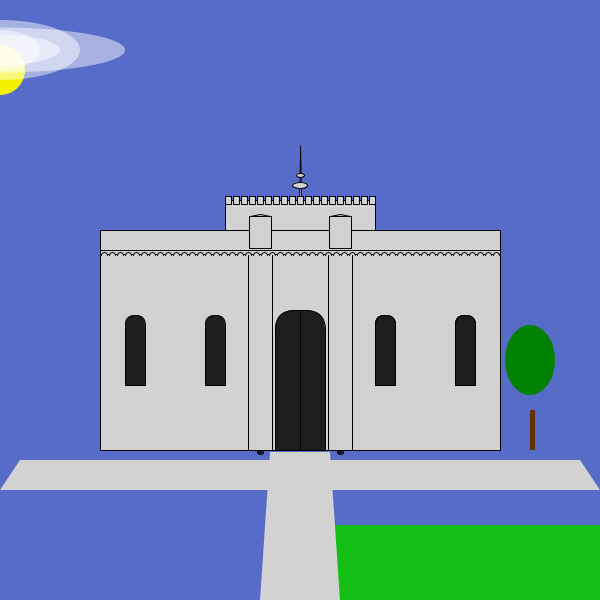
Frame 1 (no input)
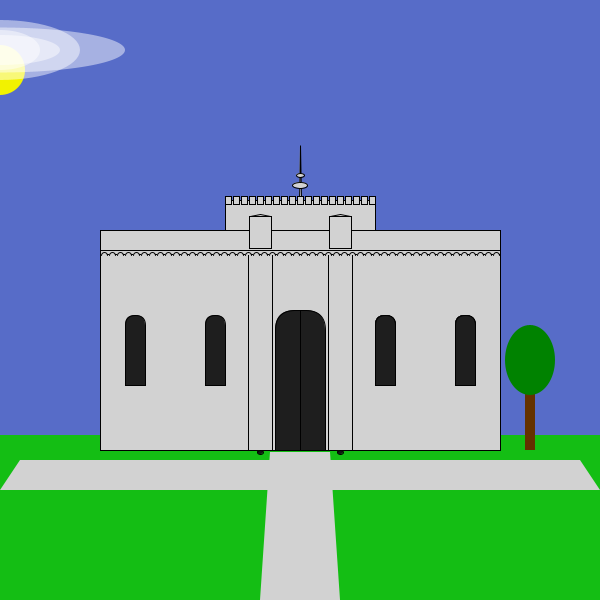
Frame 60 (the mouse pressed at the canvas centre just before this capture)
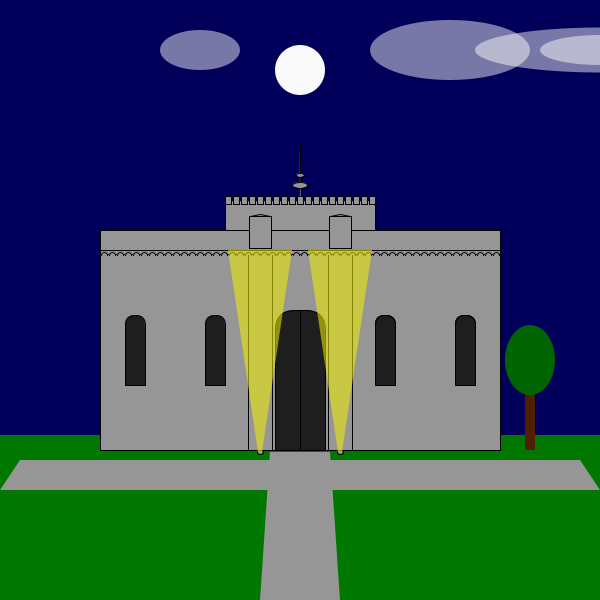
Frame 120 (the mouse held since frame 60 and released just before this capture)

The Processing sketch that drew these frames (run headless with seeded random() and noise(); from frame 60 on, the mouse is pressed at the canvas centre):

// Processing sketch: processing_104301
// ── processing_104301.pde

void setup()
{
  size(600,600);
}

void draw()
{
   //FUNDO
   background(87,108,200);
   
  //CHÃO
  noStroke();
  fill(20,190,20);
  rect(300,525, 300, 90);
  fill(210);
  quad(0,490,20, 460,580,460,600,490);
  quad(270, 452, 330, 452, 340, 600, 260, 600);
  fill(100,50,0);
  rect(530,410,5,40);
  fill(0,130,0);
  ellipse(530,360,50,70);

  //TOPO
  stroke(0);
  rectMode(RADIUS);
  fill(210);
  rect(300,225,75,25);
  //DETALHES  
  triangle(299,200, 300, 145, 301, 200);
  ellipse(300,175,8,4);
  ellipse(300, 185, 15, 6);
  for(int a = 225; a < 375; a +=3)  
  {
    for (int b  = 228; b<374; b+=8)
    {
      rect(b, 200, 3, 4);
    }
  }
  // (ENTRE INFERIOR E TOPO)
  rect(300,240,200,10);
  triangle(250, 216, 260, 214, 270, 216);
  rect(260, 232, 11, 16);
  triangle(350, 216, 340, 214, 330, 216);
  rect(340, 232, 11, 16);
  //INFERIOR
  rect(300,350,200,100);
    //JANELAS 100 a 500 - 300 a 400 (até 250 - 2; depois de 350 - 2. Largura de 30; altura de 70)
  fill(30);
  for (int b = 135; b<480; b+=80)
  {//135+90= 205 - 205 + 90 = 295
    if (b < 250)
    {
      rect (b, 350, 10, 35,50,50,0,0);
    }
    else
    {
     for (int c = 465; c>375; c-=80)
      {//135+90= 205 - 205 + 90 = 295
        if (c > 375)
          {
           rect (c, 350, 10, 35,50,50,0,0);
          }
      }
    }
  }
  //PILARES (largura 30 ; altura 250 a 450)
  fill(210);
  rect(260, 350, 12, 100);
  rect(340, 350, 12, 100);
  fill(20);
  ellipse(260,452,6,4);
  ellipse(340,452,6,4);
  //PORTA
  fill(30);
  rect(300, 380, 25, 70,20,20,0,0);
  line(300,450, 300, 310);
  //DETALHES
  fill(210);
  stroke(1);
  rect(300, 252, 200, 2);
  for (int e = 104; e < 499; e+= 8)
  {
    if (e < 498)
    {
      arc(e, 255, 6, 6, PI, TWO_PI, OPEN);
    }
  }
  //ANIMAÇÕES
  if (mouseX < 300)
  {
    noStroke();
    fill(242,242,0);
    ellipse(mouseX,70, 50,50);
    fill(255,255,255,120);
    ellipse(mouseX*3, 50, 80,40);
    ellipse(mouseX*4, 50, 250,45);
    ellipse(mouseX*6, 50, 160,60);
    ellipse(mouseX*2, 50, 120,30);
  }
  else
  {
  //FUNDO
  background(0,0,91);
   
  //CHÃO
  noStroke();
  fill(0,120,0);
  rect(300,525, 300, 90);
  fill(150);
  quad(0,490,20, 460,580,460,600,490);
  quad(270, 452, 330, 452, 340, 600, 260, 600);
  fill(80,30,0);
  rect(530,410,5,40);
  fill(0,100,0);
  ellipse(530,360,50,70);

  //TOPO
  stroke(0);
  rectMode(RADIUS);
  fill(150);
  rect(300,225,75,25);
  //DETALHES  
  triangle(299,200, 300, 145, 301, 200);
  ellipse(300,175,8,4);
  ellipse(300, 185, 15, 6);
  for(int a = 225; a < 375; a +=3)  
  {
    for (int b  = 228; b<374; b+=8)
    {
      rect(b, 200, 3, 4);
    }
  }
  // (ENTRE INFERIOR E TOPO)
  rect(300,240,200,10);
  triangle(250, 216, 260, 214, 270, 216);
  rect(260, 232, 11, 16);
  triangle(350, 216, 340, 214, 330, 216);
  rect(340, 232, 11, 16);
  //INFERIOR
  rect(300,350,200,100);
    //JANELAS 100 a 500 - 300 a 400 (até 250 - 2; depois de 350 - 2. Largura de 30; altura de 70)
  fill(30);
  for (int b = 135; b<480; b+=80)
  {//135+90= 205 - 205 + 90 = 295
    if (b < 250)
    {
      rect (b, 350, 10, 35,50,50,0,0);
    }
    else
    {
     for (int c = 465; c>375; c-=80)
      {//135+90= 205 - 205 + 90 = 295
        if (c > 375)
          {
           rect (c, 350, 10, 35,50,50,0,0);
          }
      }
    }
  }
  //PILARES (largura 30 ; altura 250 a 450)
  fill(150);
  rect(260, 350, 12, 100);
  rect(340, 350, 12, 100);
  ellipse(260,452,6,4);
  ellipse(340,452,6,4);
  //PORTA
  fill(30);
  rect(300, 380, 25, 70,20,20,0,0);
  line(300,450, 300, 310);
  //DETALHES
  fill(150);
  stroke(1);
  rect(300, 252, 200, 2);
  for (int e = 104; e < 499; e+= 8)
  {
    if (e < 498)
    {
      arc(e, 255, 6, 6, PI, TWO_PI, OPEN);
    }
  }
  //LUA
    noStroke();
    fill(250);
    ellipse(mouseX,70, 50,50);
   //LUZES
  fill(240,240,0, 140);
  quad(258,452,228,250,292,250,262,452);
  quad(338,452,308,250,372,250,342,452);
  fill(255,255,255,120);
  ellipse(mouseX/1.5, 50, 80,40);
  ellipse(mouseX/0.5, 50, 250,45);
  ellipse(mouseX*1.5, 50, 160,60);
  ellipse(mouseX*2, 50, 120,30);
  }
}
